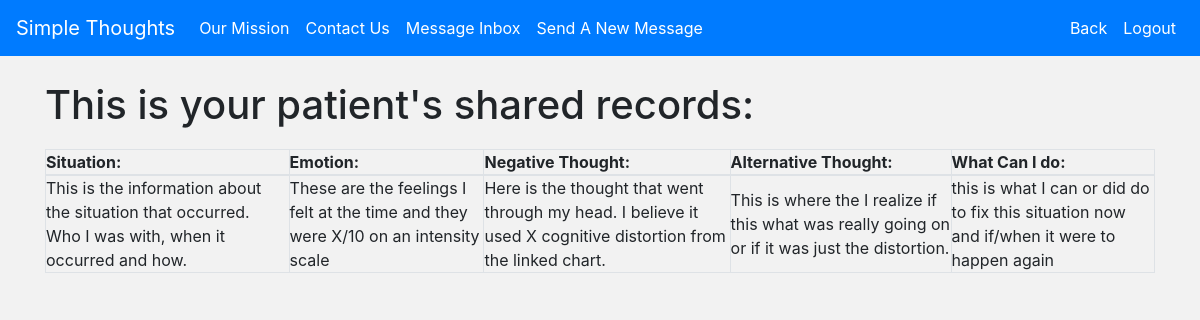
Page /view/1 (signed in) on the committed database.
### STR_app/models.py (models this page shows)
class Record(models.Model):
    situation = models.TextField(null = True)
    emotion = models.TextField(null = True)
    negative_thought = models.TextField(null = True)
    alternative_thought = models.TextField(null = True)
    action_taken = models.TextField(null = True)
    share_record = models.BooleanField(default=False)
    patient_with_record = models.ForeignKey(Patient, related_name='records', on_delete=models.CASCADE)
    created_at = models.DateTimeField(auto_now_add = True)
    updated_at = models.DateTimeField(auto_now = True)
    objects = RecordManager()

### STR_app/views.py (the view)
# urls.py: path('view/<int:patient_id>', views.view),
def view(request, patient_id):
    if 'therapist_id' not in request.session:
        return redirect('/')
    this_therapist = Therapist.objects.filter(id=request.session['therapist_id'])
    context = {
        'records': Record.objects.filter(patient_with_record__id=patient_id, share_record=True),
        'therapist_patients': this_therapist[0].patients.all(),
        }
    return render(request, 'view.html', context)

### STR_app/templates/view.html (shortened to what this page needs)
<!DOCTYPE html>
<html lang="en">
<head>
    <link href="https://stackpath.bootstrapcdn.com/bootstrap/4.5.0/css/bootstrap.min.css" rel="stylesheet">
    {% load static %}
    <link rel="stylesheet" href="{% static 'style/css/style.css' %}">
</head>
<body>
    <nav class="navbar navbar-expand-lg navbar-dark bg-primary">
        <a class="navbar-brand" href="/">Simple Thoughts</a>
        <div class="collapse navbar-collapse" id="navbarNav">
            <ul class="navbar-nav">
                <li class="nav-item active">
                    <a class="nav-link" href="/our_mission">Our Mission <span class="sr-only">(current)</span></a>
                </li>
                <li class="nav-item active">
                    <a class="nav-link" href="/contact">Contact Us</a>
                </li>
                <li class="nav-item active">
                <a class="nav-link" href="/therapist_mailbox">Message Inbox</a>
                </li>
                <li class="nav-item active">
                    <a class="nav-link" href="/therapist_new_message">Send A New Message</a>
                </li>
            </ul>
            <ul class="navbar-nav ml-auto">
                <li class="nav-item active">
                    <a class="nav-link" href="/therapist_dashboard">Back</a>
                </li>
                <li class="nav-item active">
                    <a class="nav-link" href="/logout">Logout</a>
                </li>
            </ul>
        </div>
    </nav>
    <div class="container">
        <div class="header">
            <h1 id="t_view_h1">This is your patient's shared records:</h1>
        </div>
        <table class="table-bordered" style="width:100%">
            <thead>
                <tr>
                    <th>Situation:</th>
                    <th>Emotion:</th>
                    <th>Negative Thought:</th>
                    <th>Alternative Thought:</th>
                    <th>What Can I do:</th>
                </tr>
            </thead>
            <tbody>
                {% for record in records  %}
                <tr>
                    <td>{{ record.situation }}</td>
                    <td>{{ record.emotion }}</td>
                    <td>{{ record.negative_thought }}</td>
                    <td>{{ record.alternative_thought }}</td>
                    <td>{{ record.action_taken }}</td>
                </tr>
                {% endfor %}
            </tbody>
        </table>
    </div>
</body>
</html>

### STR_app/static/style/css/style.css (style rules this page uses)
* { padding: 0px; margin: 0px; }
body { background-color: #f2f2f2; }
#t_view_h1 { margin-top: 25px; margin-bottom: 20px; }

### rows in the picture
Record: situation "This is the information about the situation that occurred. Who I was with, when it occurred and how.", emotion "These are the feelings I felt at the time and they were X/10 on an intensity scale", negative_thought "Here is the thought that went through my head. I believe it used X cognitive distortion from the linked chart.", alternative_thought "This is where the I realize if this what was really going on or if it was just the distortion.", action_taken "this is what I can or did do to fix this situation now and if/when it were to happen again"
